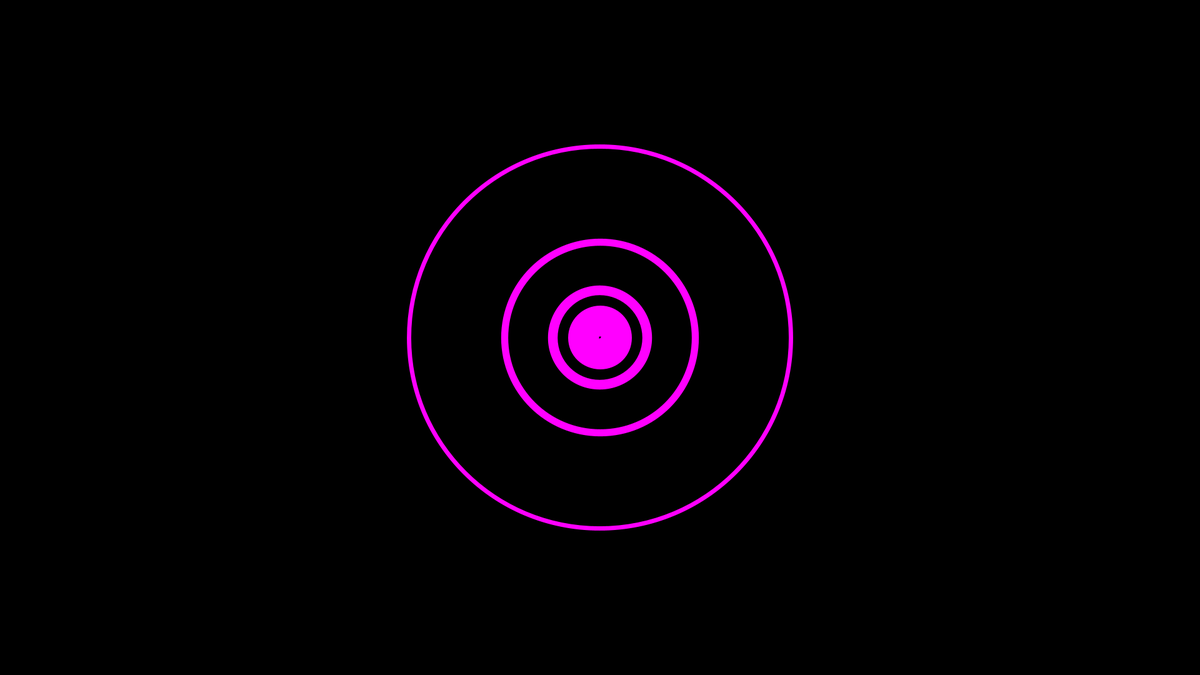
Frame 1 (no input)
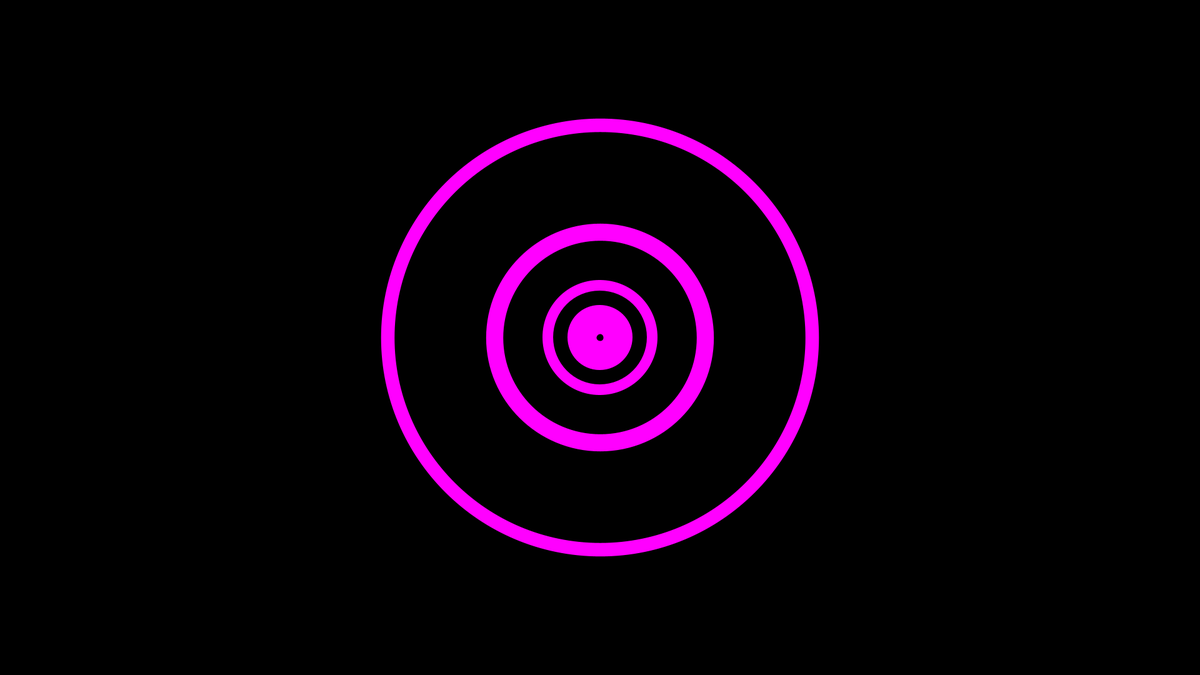
Frame 60 (the mouse pressed at the canvas centre just before this capture)
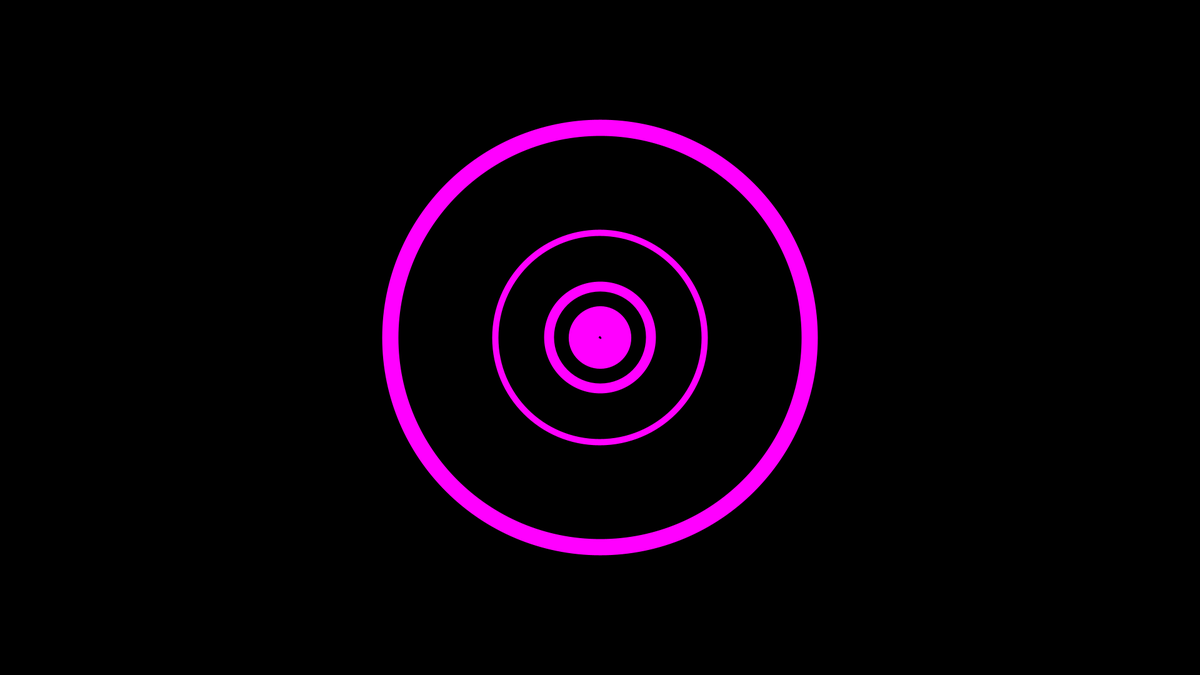
Frame 120 (the mouse held since frame 60 and released just before this capture)

The Processing sketch that drew these frames (run headless with seeded random() and noise(); from frame 60 on, the mouse is pressed at the canvas centre):

// Processing sketch: BlueMonday
// ── BlueMonday.pde
/**
 * Constants
 */

/**
 * Values
 */

private ArrayList<Circle> circles;

/**
 * Lifecycle
 */

void setup() {
  size(1920, 1080);
  // fullScreen();
  // fullScreen(2);
  background(0);

  initCircles();
}

void draw() {
  background(0);

  for (final Circle currentCircle : circles) {
    currentCircle.draw_();
  }

  if (random(1f) > 0.9f) {
    initCircles();
  }
}

/*
 * Implementation
 */

private void initCircles() {  
  circles = new ArrayList<Circle>();

  final float screenSize = min(width, height);
  final float diameterStep = screenSize / 32f;

  final PVector center = new PVector(width / 2f, height / 2f);

  float circleDiameter = diameterStep / 2f;
  float circleWidth = (diameterStep / 2f) + random(diameterStep);

  do {
    final Circle newCircle = new Circle(
      center, 
      circleDiameter, 
      circleWidth, 
      0xFFFF00FF
      );
    circles.add(newCircle);

    circleDiameter += circleDiameter + random(diameterStep / 4f);
    circleWidth = random(diameterStep);
  } while (circleDiameter + circleWidth < screenSize);
}
// ── Circle.pde
class Circle {

  private PVector position;

  private float diameter;

  private float width_;

  private color color_;

  Circle(
    final PVector position_, 
    final float diameter_, 
    final float width__, 
    final color color__
    ) {
    position = position_;
    diameter = diameter_;
    width_ = width__;
    color_ = color__;
  }

  void update(final float growth) {
    diameter += growth;
  }

  void draw_() {
    noFill();
    strokeWeight(width_);
    stroke(color_);
    ellipse(
      position.x, 
      position.y, 
      diameter, 
      diameter
      );
  }
}
